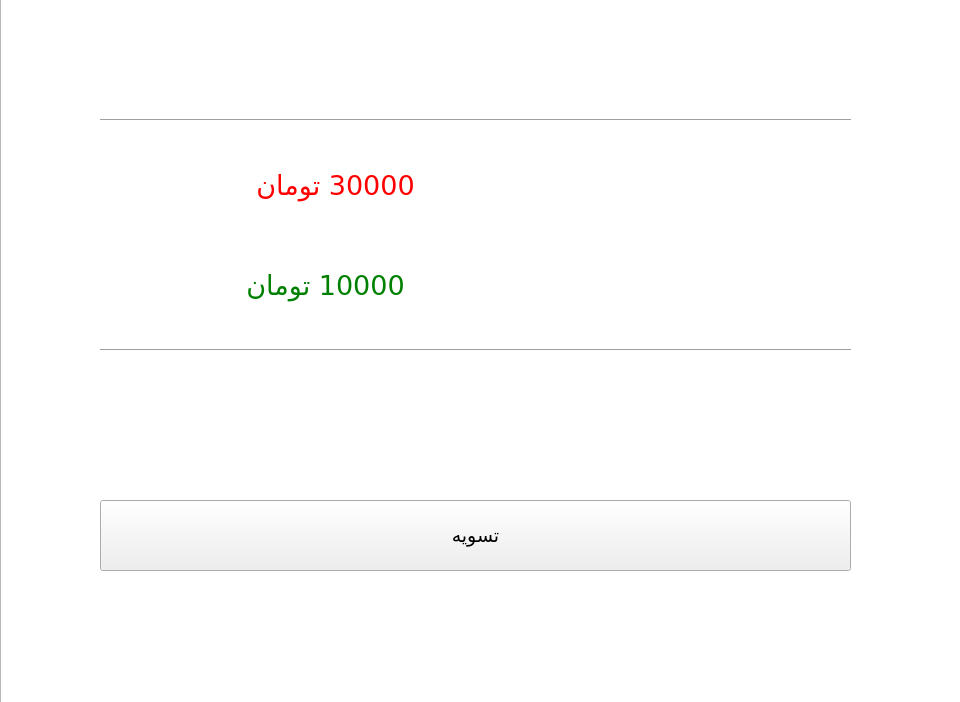
<?xml version="1.0" encoding="UTF-8"?>
<ui version="4.0">
 <class>paypanel</class>
 <widget class="QWidget" name="paypanel">
  <property name="geometry">
   <rect>
    <x>0</x>
    <y>0</y>
    <width>960</width>
    <height>702</height>
   </rect>
  </property>
  <property name="windowTitle">
   <string>Form</string>
  </property>
  <widget class="QGraphicsView" name="imageView">
   <property name="geometry">
    <rect>
     <x>0</x>
     <y>-10</y>
     <width>971</width>
     <height>741</height>
    </rect>
   </property>
   <property name="font">
    <font>
     <family>Yekan Bakh</family>
    </font>
   </property>
   <property name="styleSheet">
    <string notr="true">background-image: url(:/images/background);</string>
   </property>
  </widget>
  <widget class="QLabel" name="label">
   <property name="geometry">
    <rect>
     <x>330</x>
     <y>30</y>
     <width>301</width>
     <height>81</height>
    </rect>
   </property>
   <property name="sizePolicy">
    <sizepolicy hsizetype="Maximum" vsizetype="Maximum">
     <horstretch>0</horstretch>
     <verstretch>0</verstretch>
    </sizepolicy>
   </property>
   <property name="minimumSize">
    <size>
     <width>301</width>
     <height>0</height>
    </size>
   </property>
   <property name="maximumSize">
    <size>
     <width>301</width>
     <height>16777215</height>
    </size>
   </property>
   <property name="font">
    <font>
     <family>Yekan Bakh</family>
     <pointsize>24</pointsize>
    </font>
   </property>
   <property name="layoutDirection">
    <enum>Qt::RightToLeft</enum>
   </property>
   <property name="styleSheet">
    <string notr="true">color:white;</string>
   </property>
   <property name="text">
    <string>فاکتور تسویه</string>
   </property>
   <property name="alignment">
    <set>Qt::AlignCenter</set>
   </property>
  </widget>
  <widget class="Line" name="line">
   <property name="geometry">
    <rect>
     <x>100</x>
     <y>110</y>
     <width>751</width>
     <height>20</height>
    </rect>
   </property>
   <property name="sizePolicy">
    <sizepolicy hsizetype="Maximum" vsizetype="Fixed">
     <horstretch>0</horstretch>
     <verstretch>0</verstretch>
    </sizepolicy>
   </property>
   <property name="orientation">
    <enum>Qt::Horizontal</enum>
   </property>
  </widget>
  <widget class="QLabel" name="productLabel_4">
   <property name="geometry">
    <rect>
     <x>580</x>
     <y>150</y>
     <width>211</width>
     <height>70</height>
    </rect>
   </property>
   <property name="font">
    <font>
     <family>Yekan Bakh</family>
     <pointsize>20</pointsize>
    </font>
   </property>
   <property name="layoutDirection">
    <enum>Qt::RightToLeft</enum>
   </property>
   <property name="styleSheet">
    <string notr="true">color:white;</string>
   </property>
   <property name="text">
    <string>کل فروش</string>
   </property>
   <property name="alignment">
    <set>Qt::AlignCenter</set>
   </property>
  </widget>
  <widget class="QLabel" name="buyTotal">
   <property name="geometry">
    <rect>
     <x>140</x>
     <y>150</y>
     <width>391</width>
     <height>70</height>
    </rect>
   </property>
   <property name="font">
    <font>
     <family>Yekan Bakh</family>
     <pointsize>20</pointsize>
    </font>
   </property>
   <property name="layoutDirection">
    <enum>Qt::RightToLeft</enum>
   </property>
   <property name="styleSheet">
    <string notr="true">color:red;</string>
   </property>
   <property name="text">
    <string>30000 تومان</string>
   </property>
   <property name="alignment">
    <set>Qt::AlignCenter</set>
   </property>
  </widget>
  <widget class="QLabel" name="productLabel_5">
   <property name="geometry">
    <rect>
     <x>580</x>
     <y>250</y>
     <width>211</width>
     <height>70</height>
    </rect>
   </property>
   <property name="font">
    <font>
     <family>Yekan Bakh</family>
     <pointsize>20</pointsize>
    </font>
   </property>
   <property name="layoutDirection">
    <enum>Qt::RightToLeft</enum>
   </property>
   <property name="styleSheet">
    <string notr="true">color:white;</string>
   </property>
   <property name="text">
    <string>کل پرداختی</string>
   </property>
   <property name="alignment">
    <set>Qt::AlignCenter</set>
   </property>
  </widget>
  <widget class="QLabel" name="payTotal">
   <property name="geometry">
    <rect>
     <x>130</x>
     <y>250</y>
     <width>391</width>
     <height>70</height>
    </rect>
   </property>
   <property name="font">
    <font>
     <family>Yekan Bakh</family>
     <pointsize>20</pointsize>
    </font>
   </property>
   <property name="layoutDirection">
    <enum>Qt::RightToLeft</enum>
   </property>
   <property name="styleSheet">
    <string notr="true">color:green;</string>
   </property>
   <property name="text">
    <string>10000 تومان</string>
   </property>
   <property name="alignment">
    <set>Qt::AlignCenter</set>
   </property>
  </widget>
  <widget class="Line" name="line_2">
   <property name="geometry">
    <rect>
     <x>100</x>
     <y>340</y>
     <width>751</width>
     <height>20</height>
    </rect>
   </property>
   <property name="sizePolicy">
    <sizepolicy hsizetype="Maximum" vsizetype="Fixed">
     <horstretch>0</horstretch>
     <verstretch>0</verstretch>
    </sizepolicy>
   </property>
   <property name="orientation">
    <enum>Qt::Horizontal</enum>
   </property>
  </widget>
  <widget class="QLabel" name="productLabel_6">
   <property name="geometry">
    <rect>
     <x>580</x>
     <y>400</y>
     <width>211</width>
     <height>70</height>
    </rect>
   </property>
   <property name="font">
    <font>
     <family>Yekan Bakh</family>
     <pointsize>20</pointsize>
    </font>
   </property>
   <property name="layoutDirection">
    <enum>Qt::RightToLeft</enum>
   </property>
   <property name="styleSheet">
    <string notr="true">color:white;</string>
   </property>
   <property name="text">
    <string>باقی مانده</string>
   </property>
   <property name="alignment">
    <set>Qt::AlignCenter</set>
   </property>
  </widget>
  <widget class="QLabel" name="remainTotal">
   <property name="geometry">
    <rect>
     <x>130</x>
     <y>400</y>
     <width>391</width>
     <height>70</height>
    </rect>
   </property>
   <property name="font">
    <font>
     <family>Yekan Bakh</family>
     <pointsize>20</pointsize>
    </font>
   </property>
   <property name="layoutDirection">
    <enum>Qt::RightToLeft</enum>
   </property>
   <property name="styleSheet">
    <string notr="true">color:white;</string>
   </property>
   <property name="text">
    <string>20000 تومان</string>
   </property>
   <property name="alignment">
    <set>Qt::AlignCenter</set>
   </property>
  </widget>
  <widget class="QPushButton" name="payBtn">
   <property name="geometry">
    <rect>
     <x>100</x>
     <y>500</y>
     <width>751</width>
     <height>71</height>
    </rect>
   </property>
   <property name="font">
    <font>
     <family>Yekan Bakh</family>
     <pointsize>14</pointsize>
    </font>
   </property>
   <property name="cursor">
    <cursorShape>PointingHandCursor</cursorShape>
   </property>
   <property name="layoutDirection">
    <enum>Qt::RightToLeft</enum>
   </property>
   <property name="styleSheet">
    <string notr="true">background-color:&quot;green&quot;;
color:&quot;white&quot;;</string>
   </property>
   <property name="text">
    <string>تسویه</string>
   </property>
  </widget>
 </widget>
 <resources/>
 <connections/>
</ui>
